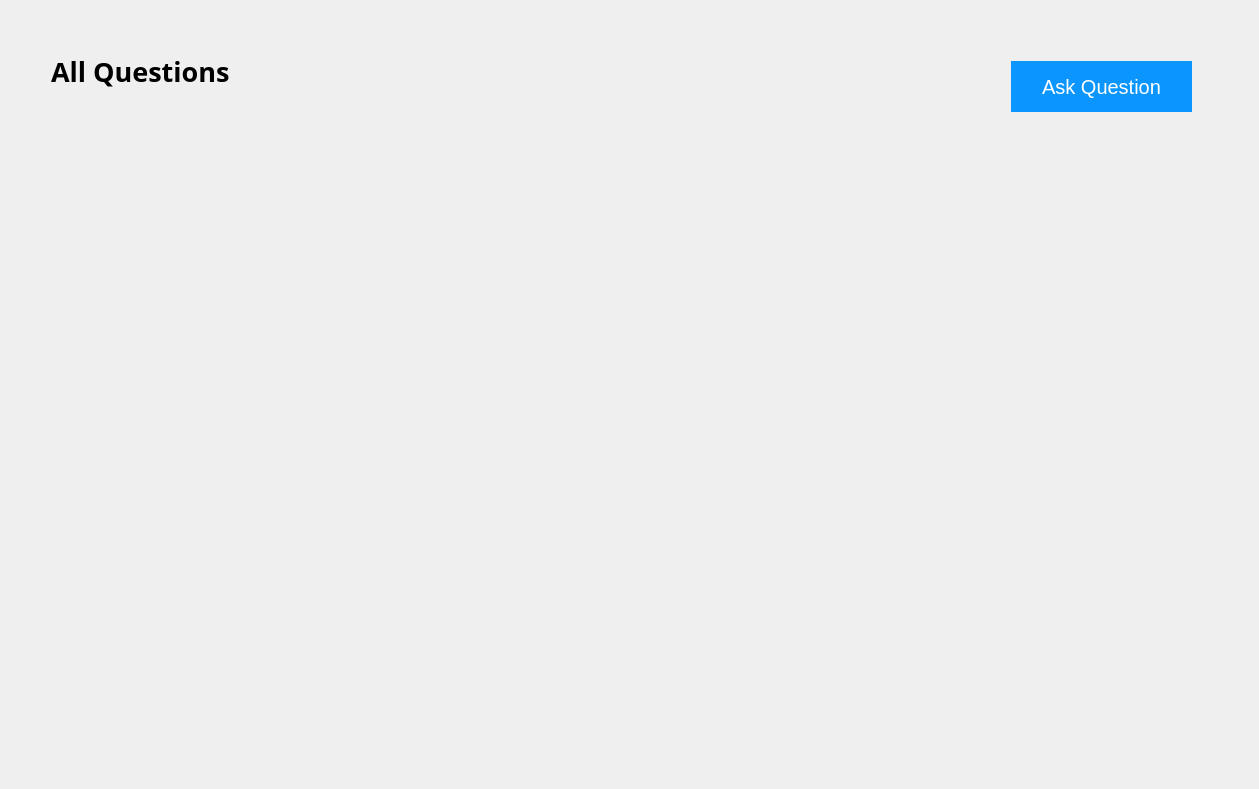
         <widget class="QWidget" name="HomePage_scrollAreaWidgetContents">
          <property name="geometry">
           <rect>
            <x>0</x>
            <y>0</y>
            <width>1259</width>
            <height>789</height>
           </rect>
          </property>
          <layout class="QVBoxLayout" name="verticalLayout_2">
           <item>
            <widget class="QWidget" name="widget_2" native="true">
             <widget class="QLabel" name="label_3">
              <property name="geometry">
               <rect>
                <x>40</x>
                <y>30</y>
                <width>211</width>
                <height>61</height>
               </rect>
              </property>
              <property name="font">
               <font>
                <family>Lucida Sans</family>
                <pointsize>20</pointsize>
                <weight>75</weight>
                <bold>true</bold>
               </font>
              </property>
              <property name="text">
               <string>All Questions</string>
              </property>
             </widget>
             <widget class="QPushButton" name="pushButton">
              <property name="geometry">
               <rect>
                <x>1000</x>
                <y>50</y>
                <width>181</width>
                <height>51</height>
               </rect>
              </property>
              <property name="font">
               <font>
                <pointsize>15</pointsize>
               </font>
              </property>
              <property name="styleSheet">
               <string notr="true">background-color: rgb(10, 149, 255);
color: rgb(255, 255, 255);
border: 5px;</string>
              </property>
              <property name="text">
               <string>Ask Question</string>
              </property>
             </widget>
            </widget>
           </item>
          </layout>
         </widget>
